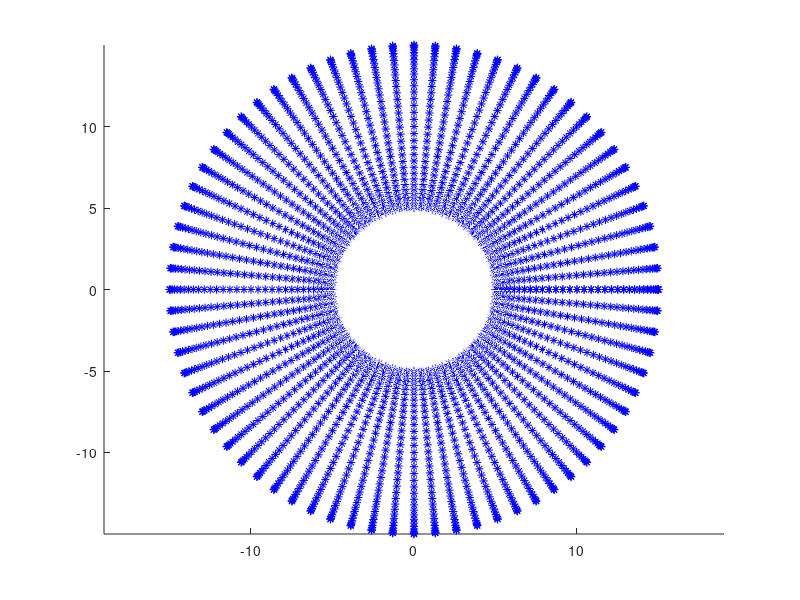

The MATLAB script that drew this image: (Note: this script raises an error after producing the figure.)
% create petsc file with 3D graph example
% points on torus
%
% Lukas Pospisil, USI, Lugano 2016
%

clear all
addpath('common')

% number of points
a=5;
c=10;

[u,v]=meshgrid(0:5:360);
x=(c+a*cosd(v)).*cosd(u);
y=(c+a*cosd(v)).*sind(u);
z=a*sind(v);

coordinates = [];
for i=1:size(x,1)
    for j=1:size(x,2)
        coordinates(:,end+1) = [x(i,j);y(i,j);z(i,j)];
    end
end

% plot graph
figure
hold on
plot3(coordinates(1,:),coordinates(2,:),coordinates(3,:),'b*')
%surfl(x,y,z)
axis equal
hold off

% export coordinate to petscfile
savebin( 'output/test_graph3D_torus.bin', [coordinates(1,:) coordinates(2,:) coordinates(3,:)]' );
